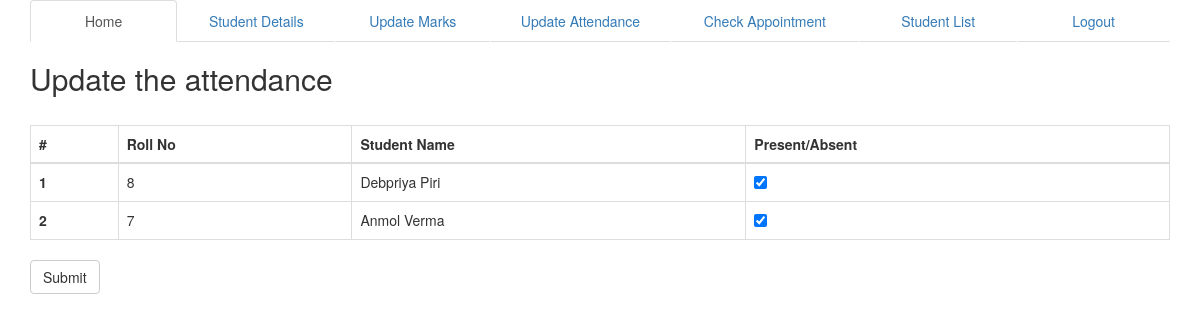
Page /class.php?ctype=8 (signed in) on the committed database.
### tables this page shows
CREATE TABLE IF NOT EXISTS `student` (
`id` int(11) NOT NULL,
  `name` varchar(255) NOT NULL,
  `roll` int(10) NOT NULL,
  `class` int(11) NOT NULL
);

### class.php (the view)
<?php include ('./inc/header.inc.php');
echo "<h2>Update the attendance</h2><br>";
if(isset($_GET['ctype'])){
	$ctype = mysql_real_escape_string($_GET['ctype']);
	$ctype = (int)$ctype;
	$sql = mysql_query("SELECT name, roll FROM student WHERE class='$ctype'");
	$usercount = mysql_num_rows($sql);
	if($usercount>0){
		echo
		'<table class="table table-bordered">
		<thread><tr>
		<th>#</th>
		<th>Roll No</th>
		<th>Student Name</th>
		<th>Present/Absent</th>
		</tr></thread>
		<tbody>
		<form role="form" method="POST" action="class.php">';
		$p=1;
		while ($row = mysql_fetch_array($sql)) {
			$name=$row['name'];
			$rollno = $row['roll'];
			echo
			'
			<tr>
				<th scope="row">'.$p.'</th>
				<td>'.$rollno.'</td>
				<td>'.$name.'</td>
				<td><input type="checkbox" checked/></td>
			</tr>
			';
			$p++;
		}
		echo'
		</tbody>
		</table>
		<button type="submit" class="btn btn-default">Submit</button>
		</form>';
	}
}
include("./inc/footer.inc.php"); ?>

### rows in the picture
student: roll "8", name "Debpriya Piri"
student: roll "7", name "Anmol Verma"
